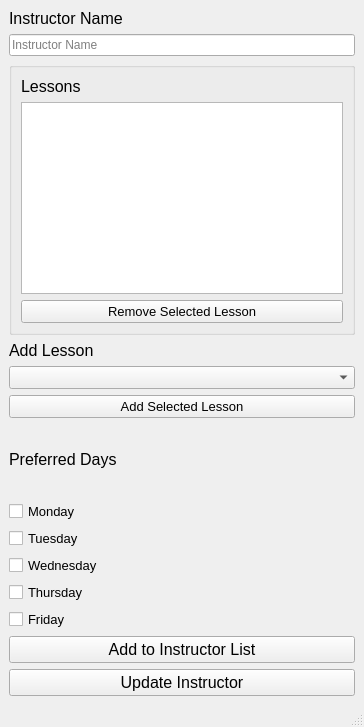
<?xml version="1.0" encoding="UTF-8"?>
<ui version="4.0">
 <class>MainWindow</class>
 <widget class="QMainWindow" name="MainWindow">
  <property name="geometry">
   <rect>
    <x>0</x>
    <y>0</y>
    <width>364</width>
    <height>727</height>
   </rect>
  </property>
  <property name="windowTitle">
   <string>MainWindow</string>
  </property>
  <widget class="QWidget" name="centralwidget">
   <layout class="QGridLayout" name="gridLayout">
    <item row="1" column="0">
     <widget class="QLabel" name="label_2">
      <property name="font">
       <font>
        <pointsize>12</pointsize>
       </font>
      </property>
      <property name="text">
       <string>Preferred Days</string>
      </property>
     </widget>
    </item>
    <item row="3" column="0">
     <widget class="QPushButton" name="pushButton_save_instructor">
      <property name="font">
       <font>
        <pointsize>12</pointsize>
       </font>
      </property>
      <property name="text">
       <string>Add to Instructor List</string>
      </property>
     </widget>
    </item>
    <item row="0" column="0">
     <layout class="QVBoxLayout" name="verticalLayout_3">
      <item>
       <layout class="QVBoxLayout" name="verticalLayout">
        <item>
         <widget class="QLabel" name="label">
          <property name="font">
           <font>
            <pointsize>12</pointsize>
           </font>
          </property>
          <property name="text">
           <string>Instructor Name</string>
          </property>
         </widget>
        </item>
        <item>
         <widget class="QLineEdit" name="lineEdit_instructor_name">
          <property name="placeholderText">
           <string>Instructor Name</string>
          </property>
         </widget>
        </item>
        <item>
         <widget class="QGroupBox" name="groupBox_2">
          <property name="sizePolicy">
           <sizepolicy hsizetype="Preferred" vsizetype="Preferred">
            <horstretch>0</horstretch>
            <verstretch>0</verstretch>
           </sizepolicy>
          </property>
          <property name="minimumSize">
           <size>
            <width>0</width>
            <height>200</height>
           </size>
          </property>
          <property name="font">
           <font>
            <pointsize>10</pointsize>
           </font>
          </property>
          <property name="title">
           <string/>
          </property>
          <layout class="QGridLayout" name="gridLayout_3">
           <item row="0" column="0">
            <widget class="QLabel" name="label_4">
             <property name="font">
              <font>
               <pointsize>12</pointsize>
              </font>
             </property>
             <property name="text">
              <string>Lessons</string>
             </property>
            </widget>
           </item>
           <item row="1" column="0">
            <widget class="QListView" name="listView_instructor_lessons">
             <property name="sizePolicy">
              <sizepolicy hsizetype="Expanding" vsizetype="Fixed">
               <horstretch>0</horstretch>
               <verstretch>0</verstretch>
              </sizepolicy>
             </property>
             <property name="font">
              <font>
               <pointsize>12</pointsize>
              </font>
             </property>
            </widget>
           </item>
           <item row="2" column="0">
            <widget class="QPushButton" name="pushButton_remove_selected_lesson">
             <property name="text">
              <string>Remove Selected Lesson</string>
             </property>
            </widget>
           </item>
          </layout>
         </widget>
        </item>
        <item>
         <widget class="QLabel" name="label_3">
          <property name="font">
           <font>
            <pointsize>12</pointsize>
           </font>
          </property>
          <property name="text">
           <string>Add Lesson</string>
          </property>
         </widget>
        </item>
        <item>
         <widget class="QComboBox" name="comboBox_lessons">
          <property name="font">
           <font>
            <pointsize>10</pointsize>
           </font>
          </property>
          <property name="placeholderText">
           <string>Select Lesson</string>
          </property>
         </widget>
        </item>
        <item>
         <widget class="QPushButton" name="pushButton_assign_lesson">
          <property name="font">
           <font>
            <pointsize>10</pointsize>
           </font>
          </property>
          <property name="text">
           <string>Add Selected Lesson</string>
          </property>
         </widget>
        </item>
       </layout>
      </item>
     </layout>
    </item>
    <item row="2" column="0">
     <layout class="QVBoxLayout" name="verticalLayout_5">
      <item>
       <widget class="QCheckBox" name="checkBox_monday">
        <property name="font">
         <font>
          <pointsize>10</pointsize>
         </font>
        </property>
        <property name="text">
         <string>Monday</string>
        </property>
       </widget>
      </item>
      <item>
       <widget class="QCheckBox" name="checkBox_tuesday">
        <property name="font">
         <font>
          <pointsize>10</pointsize>
         </font>
        </property>
        <property name="text">
         <string>Tuesday</string>
        </property>
       </widget>
      </item>
      <item>
       <widget class="QCheckBox" name="checkBox_wednesday">
        <property name="font">
         <font>
          <pointsize>10</pointsize>
         </font>
        </property>
        <property name="text">
         <string>Wednesday</string>
        </property>
       </widget>
      </item>
      <item>
       <widget class="QCheckBox" name="checkBox_thursday">
        <property name="font">
         <font>
          <pointsize>10</pointsize>
         </font>
        </property>
        <property name="text">
         <string>Thursday</string>
        </property>
       </widget>
      </item>
      <item>
       <widget class="QCheckBox" name="checkBox_friday">
        <property name="font">
         <font>
          <pointsize>10</pointsize>
         </font>
        </property>
        <property name="text">
         <string>Friday</string>
        </property>
       </widget>
      </item>
     </layout>
    </item>
    <item row="4" column="0">
     <widget class="QPushButton" name="pushButton_update_instructor">
      <property name="font">
       <font>
        <pointsize>12</pointsize>
       </font>
      </property>
      <property name="text">
       <string>Update Instructor</string>
      </property>
     </widget>
    </item>
   </layout>
  </widget>
  <widget class="QStatusBar" name="statusbar"/>
 </widget>
 <resources/>
 <connections/>
</ui>
